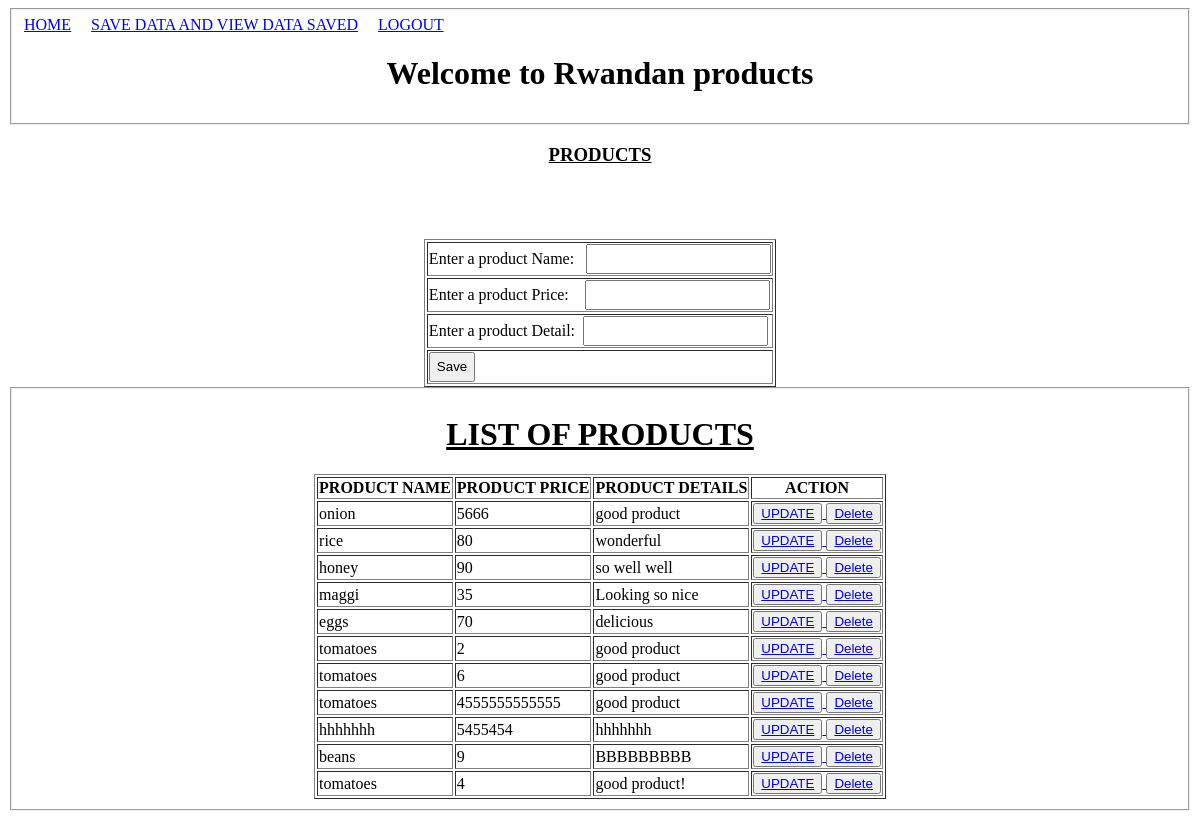
The app's page /j/index.php with its own data.
### tables this page shows
CREATE TABLE `products` (
  `id` int(10) NOT NULL,
  `pname` varchar(20) NOT NULL,
  `price` bigint(20) NOT NULL,
  `detail` text NOT NULL
);

### j/index.php (the view, shortened to what this page needs)
<html>
    <head>
    </head>
    <body>
        <fieldset>
        <a href="index.html"> HOME</a>&nbsp;&nbsp;&nbsp;&nbsp;
        <a href="index.php"> SAVE DATA AND VIEW DATA SAVED</a>&nbsp;&nbsp;&nbsp;&nbsp;
        <a href="login.php"> LOGOUT</a>
        <center><h1>Welcome to Rwandan products</h1></center>
        </fieldset><center>
        <table border="1">
       <form method="post">
           <h3><u>PRODUCTS</u></h3>
           <tr><td>
               Enter a product Name:&nbsp;&nbsp; <input type="text"name="pname" required></td></tr><br>
           <tr><td>
Enter a product Price: &nbsp;&nbsp; <input type="number"name="price" required></td></tr><br>
            <tr><td>
Enter a product Detail:&nbsp; <input type="text"name="detail" required> </td></tr><br>
            <tr><td>
<input type="submit" name="submit" value="Save" size="70">
            </form></table></center>
            <?php
$con=mysqli_connect("localhost","root","","db");
$s=mysqli_query($con,"SELECT * from  products");
?>
<fieldset><center>
    <h1><U>LIST OF PRODUCTS</U></h1>
<table border=1>
    <tr>
        <th>PRODUCT NAME</th>
        <th>PRODUCT PRICE</th>
        <th>PRODUCT DETAILS</th>
        <th>ACTION</th>
</tr>
    <tr>
        <?php
        while($r=mysqli_fetch_array($s))
        {
    ?>
            <td><?php echo $r['pname'];?></td>
            <td><?php echo $r['price'];?></td>
            <td><?php echo $r['detail'];?></td>
        <td>
        <button> <?php echo "<a href=update.php?id=$r[id]>UPDATE";?></button>
        <button> <a href="delete.php?id=<?php echo $r['id']; ?>">Delete</a></button>
    </td>
    </tr>
        <?php
        }
        ?></table>
    </center></fieldset></fieldset></body></html>

### j/index.php (style rules this page uses)
body { background-color: }
th { background-color: color: }
h1 { font-family: border-left-style: border-right-style: border-bottom-style: border-top-style: }
input { height: 30px; width: auto; }
body { background-image: url('rwand.jpg'); }

### records on screen
products: pname "onion", price "5666", detail "good product"
products: pname "rice", price "80", detail "wonderful"
products: pname "honey", price "90", detail "so well well"
products: pname "maggi", price "35", detail "Looking so nice"
products: pname "eggs", price "70", detail "delicious"
products: pname "tomatoes", price "2", detail "good product"
products: pname "tomatoes", price "6", detail "good product"
products: pname "tomatoes", price "4555555555555", detail "good product"
products: pname "hhhhhhh", price "5455454", detail "hhhhhhh"
products: pname "beans", price "9", detail "BBBBBBBBB"
products: pname "tomatoes", price "4", detail "good product!"
